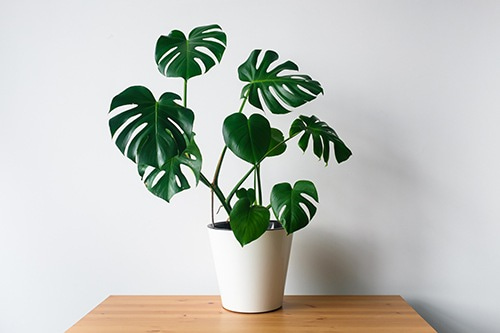
#> input picture miniprojectComvis/ly.jpg, 500 x 333 px, given in place of 1.jpg, which was not available
$ python main.py
#> lines starting #> are read from the running program, lines starting #| are printed output that depends on the picture; pictures that were not available may be replaced by others from this repository, and a replacement may not be noted
#> further down, img is the input picture: shape (333, 500, 3); mean B, G, R 188.2, 194.5, 191.9
#> the answer given: 3
#> the answer given: 3
#> the answer given: 3
### miniprojectComvis/rgb2hsi.py
import cv2
import numpy as np
import math

def RGB2HSI(img,H,S,I):

#> called with H = 3, S = 3, I = 3
    rows=int (img.shape [0])
#> rows = 333
    cols=int (img.shape [1])
#> cols = 500


    b,g,r = cv2.split(img)
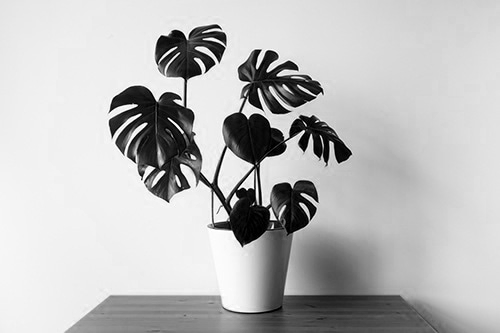
#> b: shape (333, 500); min 0, max 255, mean 188.2
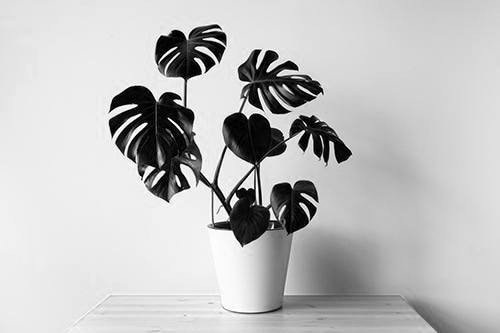
#> r: shape (333, 500); min 0, max 255, mean 191.9


    print("r = ",r)
#> (printed output is left out)
    print("g = ",g)
#> (printed output is left out)
    print("b = ",b)
#> (printed output is left out)
    red = r/(3*255)
    green = g/(3*255)
    blue = b/(3*255)
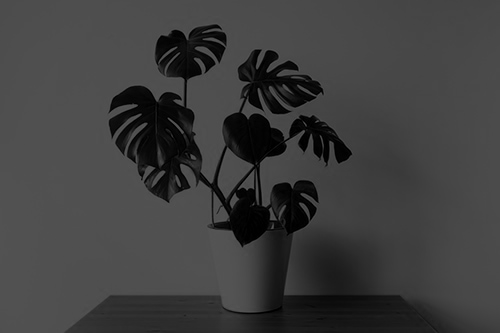
#> blue: shape (333, 500) float64; min 0, max 0.333, mean 0.246
    B = b/(r+g+b)
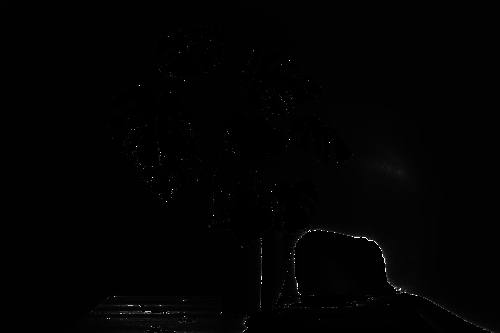
#> B: shape (333, 500) float64; 0.06% of the values are NaN or infinite; the others: min 0, max 176, mean 1.91; drawn with min black, max white, NaN and infinite black
    G = g/(r+g+b)
    R = r/(r+g+b)


    def saturation(r,g,b):
        minimum = np.minimum(np.minimum(r, g), b)
        s = 1 - (3 / (r + g + b) * minimum)
        print("S = ",s)
        return s*100

    def hue(red,green,blue):
        h = np.copy(red)
        for i in range (rows):
            for j in range (cols):
                h[i][j] = 0.5 * ((red[i][j] - green[i][j]) + (red[i][j] - blue[i][j])) / math.sqrt((red[i][j] - green[i][j])**2 + ((red[i][j] - blue[i][j]) * (green[i][j] - blue[i][j])))
                h[i][j] = math.acos(h[i][j])
                if blue[i][j] <= green[i][j]:
                    h[i][j] = h[i][j]
                else:
                    h[i][j] = (2*math.pi) - h[i][j]
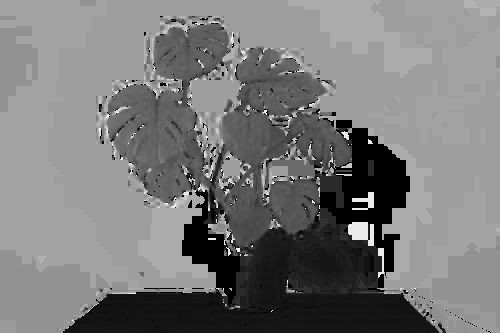
#> h: shape (333, 500) float64; 5.64% of the values are NaN or infinite; the others: min 0, max 6.24, mean 3.14; drawn with min black, max white, NaN and infinite black
        print("H = ",h*180/math.pi)
#> (printed output is left out)
        return h*180/math.pi


    hu = hue(R,G,B)
    sat = saturation(R,G,B)
#> in saturation, `s = 1 - (3 / (r + g + b) * minimum)`:
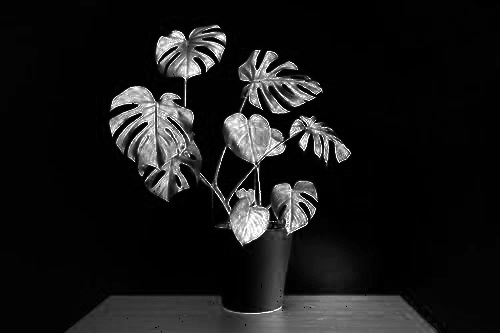
#> s: shape (333, 500) float64; 0.06% of the values are NaN or infinite; the others: min -2.22e-16, max 1, mean 0.0958; drawn with min black, max white, NaN and infinite black
#> (printed output is left out)
    inten = (red+green+blue)*255
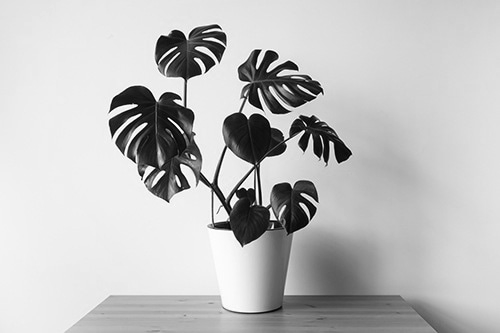
#> inten: shape (333, 500) float64; min 0.667, max 255, mean 191.5

    print("Hue = ", hu)
#> (printed output is left out)
    print("Sat = ", sat)
#> (printed output is left out)
    print("Intensity = ",inten)
#> (printed output is left out)

    hsi = cv2.merge((hu, sat,inten))
#> hsi: shape (333, 500, 3) float64; 1.9% of the values are NaN or infinite; the others: min -2.22e-14, max 357.5, mean 126.1

    if 181 <= H <= 240:
        arrayH = hu
    else:
        arrayH = 0
    if 0 <= S <= 100:
        arrayS = sat
    else:
        arrayS = 0
    if 0 <= I <= 255:
        arrayI = inten
    else:
        arrayI = 0


    print(arrayH)
    print(arrayS)
#> (printed output is left out)
    print(arrayI)
#> (printed output is left out)

#> (the run stopped early here; a loop or call above may not have finished)
